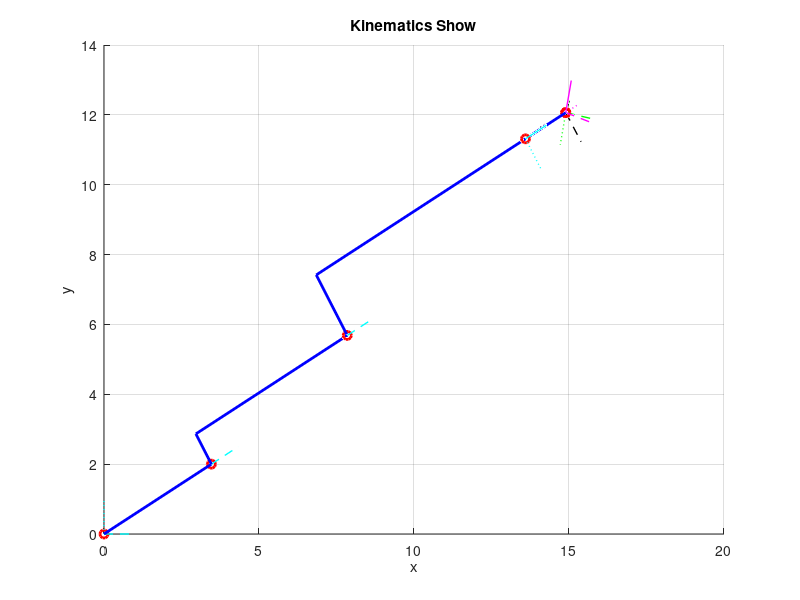

This chart was generated by the following MATLAB code:
clear all
clc
a1 = 4;
a2 = 6;
a3 = 9;

d1 = 5;
d2 = 1;
d3 = 2;
d4 = 3;

theta1 = 30  *pi/180;
theta2 = -20  *pi/180;
theta3 = -10  *pi/180;
theta4 = 45  *pi/180;
theta5 = 20  *pi/180;
theta6 = 50  *pi/180;

DH = [-pi/2, a1, d1, theta1;
          0, a2, d2, theta2;
      -pi/2, a3, d3, theta3;
      +pi/2,  0, d4, theta4;
      -pi/2,  0,  0, theta5;
          0,  0,  0, theta6];
      figure;
title('Kinematics Show');
hold on;
grid on;
xlabel('x');
ylabel('y');
zlabel('z');
o = [0;0;0];
d = [0;0;0];
a = [0;0;0];
x = [1;0;0];
y = [0;1;0];
z = [0;0;1];
op = {'r','r','r','r','r','r','r';'o','o','o','o','o','o','o';2,2,2,2,2,2,2};
dp = {'b','b','b','b','b','b','b';'-','-','-','-','-','-','-';2,2,2,2,2,2,2};
ap = {'b','b','b','b','b','b','b';'-','-','-','-','-','-','-';2,2,2,2,2,2,2};
xp = {'c','c','c','c','m','g','k';'--','--','--','--','--','--','--';1,1,1,1,1,1,1};
yp = {'c','c','c','c','m','g','k';':',':',':',':',':',':',':';1,1,1,1,1,1,1};
zp = {'c','c','c','c','m','g','k';'-','-','-','-','-','-','-';1,1,1,1,1,1,1};
plot3(o(1,1),o(2,1),o(3,1),'color',op{1,1},'Marker',op{2,1},'LineWidth',op{3,1});
plot3([o(1,1),x(1,1)],[o(2,1),x(2,1)],[o(3,1),x(3,1)],'color',xp{1,1},'LineStyle',xp{2,1},'LineWidth',xp{3,1});
plot3([o(1,1),y(1,1)],[o(2,1),y(2,1)],[o(3,1),y(3,1)],'color',yp{1,1},'LineStyle',yp{2,1},'LineWidth',yp{3,1});
plot3([o(1,1),z(1,1)],[o(2,1),z(2,1)],[o(3,1),z(3,1)],'color',zp{1,1},'LineStyle',zp{2,1},'LineWidth',zp{3,1});
n = size(DH,1);
TT=eye;
    for i = 1:n
        alpha = DH(i, 1);
        A = DH(i, 2);
        D = DH(i, 3);
        theta = DH(i, 4);
        T(:,:,i) = [cos(theta), -sin(theta)*cos(alpha), sin(theta)*sin(alpha), A*cos(theta);
            sin(theta), cos(theta)*cos(alpha), -cos(theta)*sin(alpha), A*sin(theta);
            0, sin(alpha), cos(alpha), D;
            0, 0, 0, 1];%#ok
        TT = TT*T(:,:,i);
        o = [o(:,:),[TT(1,4);TT(2,4);TT(3,4)]];
        x = [x(:,:),[TT(1,1)+TT(1,4);TT(2,1)+TT(2,4);TT(3,1)+TT(3,4)]];
        y = [y(:,:),[TT(1,2)+TT(1,4);TT(2,2)+TT(2,4);TT(3,2)+TT(3,4)]];
        z = [z(:,:),[TT(1,3)+TT(1,4);TT(2,3)+TT(2,4);TT(3,3)+TT(3,4)]];
        d =[d(:,:),D*(z(:,i)-o(:,i))+o(:,i)];
        a =[a(:,:),A*(x(:,i+1)-o(:,i+1))+d(:,i+1)];
        plot3(o(1,i+1),o(2,i+1),o(3,i+1),'color',op{1,i+1},'Marker',op{2,i+1},'LineWidth',op{3,i+1});
        plot3([o(1,i),d(1,i+1)],[o(2,i),d(2,i+1)],[o(3,i),d(3,i+1)],'color',dp{1,i+1},'LineStyle',dp{2,i+1},'LineWidth',dp{3,i+1});
        plot3([d(1,i+1),a(1,i+1)],[d(2,i+1),a(2,i+1)],[d(3,i+1),a(3,i+1)],'color',ap{1,i+1},'LineStyle',ap{2,i+1},'LineWidth',ap{3,i+1});
        plot3([o(1,i+1),x(1,i+1)],[o(2,i+1),x(2,i+1)],[o(3,i+1),x(3,i+1)],'color',xp{1,i+1},'LineStyle',xp{2,i+1},'LineWidth',xp{3,i+1});
        plot3([o(1,i+1),y(1,i+1)],[o(2,i+1),y(2,i+1)],[o(3,i+1),y(3,i+1)],'color',yp{1,i+1},'LineStyle',yp{2,i+1},'LineWidth',yp{3,i+1});
        plot3([o(1,i+1),z(1,i+1)],[o(2,i+1),z(2,i+1)],[o(3,i+1),z(3,i+1)],'color',zp{1,i+1},'LineStyle',zp{2,i+1},'LineWidth',zp{3,i+1});
    end
